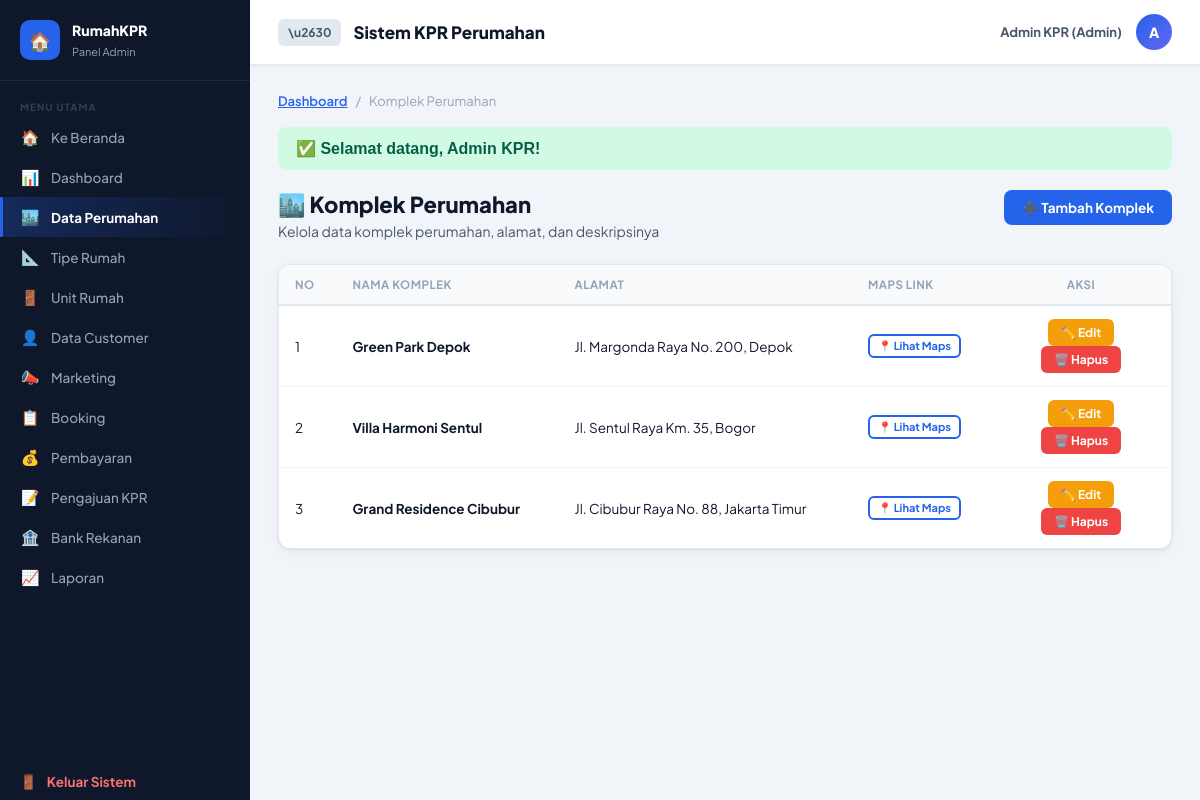
Screenshot of /admin/perumahan/index.php (signed in) with the database file from the repository.
### tables this page shows
CREATE TABLE IF NOT EXISTS `perumahan` (
  `id_perumahan` int(11) NOT NULL AUTO_INCREMENT,
  `nama_perumahan` varchar(100) DEFAULT NULL,
  `alamat` text DEFAULT NULL,
  `deskripsi` text DEFAULT NULL,
  `maps_link` text DEFAULT NULL,
  `created_at` timestamp NOT NULL DEFAULT current_timestamp(),
  PRIMARY KEY (`id_perumahan`)
);

### config/auth.php (called while the page is built, shortened)
<?php
require_once __DIR__ . '/session.php';
function role_user() {
    $uri = $_SERVER['SCRIPT_NAME'] ?? '';
    if (strpos($uri, '/admin/') !== false) {
        return $_SESSION['admin']['role'] ?? null;
    }
    return $_SESSION['customer']['role'] ?? null;
}
function nama_user() {
    $uri = $_SERVER['SCRIPT_NAME'] ?? '';
    if (strpos($uri, '/admin/') !== false) {
        return $_SESSION['admin']['nama_lengkap'] ?? 'Admin';
    }
    return $_SESSION['customer']['nama_lengkap'] ?? 'Pengguna';
}
?>

### admin/perumahan/index.php (the view, shortened to what this page needs)
<?php
require_once '../../config/koneksi.php';
require_once '../../includes/sidebar_admin.php';
$action = $_GET['action'] ?? '';
$error = '';
$perumahan = null;
$list_perumahan = $db->query("SELECT * FROM perumahan ORDER BY id_perumahan DESC")->fetchAll();
?>
<!DOCTYPE html>
<html lang="id">
<head>
    <link rel="stylesheet" href="../../assets/css/admin.css">
</head>
<body>
    <div class="admin-main">
        <header class="topbar">
            <div style="display:flex;align-items:center;gap:12px;">
                <button class="btn btn-gray btn-sm" id="sidebarToggle" style="padding:6px 10px;">\u2630</button>
                <div class="topbar-title">Sistem KPR Perumahan</div>
            </div>
            <div class="topbar-right">
                <span class="topbar-name"><?= htmlspecialchars(nama_user()) ?> (<?= ucfirst(role_user()) ?>)</span>
                <div class="topbar-avatar"><?= strtoupper(substr(nama_user(),0,1)) ?></div>
            </div>
        </header>
        <main class="content">
            <div class="breadcrumb">
                <a href="../dashboard.php">Dashboard</a> / <span>Komplek Perumahan</span>
            </div>
            <?php if ($action === 'tambah' || $action === 'edit'): ?>
                <div class="panel">
                    <div class="panel-header">
                        <h3><?= $action === 'tambah' ? '🏙️ Tambah Komplek Perumahan' : '✏️ Edit Komplek Perumahan' ?></h3>
                        <a href="index.php" class="btn btn-gray btn-sm">← Kembali</a>
                    </div>
                    <div class="panel-body">
                        <?php if ($error): ?><div class="alert alert-danger">❌ <?= htmlspecialchars($error) ?></div><?php endif; ?>
                        <form method="POST">
                            <div class="form-group">
                                <label>Nama Komplek Perumahan</label>
                                <input type="text" name="nama_perumahan" class="form-control" placeholder="Contoh: Green Park Cluster" value="<?= htmlspecialchars($_POST['nama_perumahan'] ?? $perumahan['nama_perumahan'] ?? '') ?>" required>
                            </div>
                            <div class="form-group">
                                <label>Alamat Lengkap</label>
                                <textarea name="alamat" class="form-control" placeholder="Tulis alamat komplek secara detail..." style="min-height:80px;" required><?= htmlspecialchars($_POST['alamat'] ?? $perumahan['alamat'] ?? '') ?></textarea>
                            </div>
                            <div class="form-group">
                                <label>Deskripsi Properti</label>
                                <textarea name="deskripsi" class="form-control" placeholder="Tuliskan deskripsi lengkap, keunggulan, fasilitas komplek..." style="min-height:120px;" required><?= htmlspecialchars($_POST['deskripsi'] ?? $perumahan['deskripsi'] ?? '') ?></textarea>
                            </div>
                            <div class="form-group">
                                <label>Link Google Maps (URL Share / Embed)</label>
                                <input type="url" name="maps_link" class="form-control" placeholder="https://maps.app.goo.gl/..." value="<?= htmlspecialchars($_POST['maps_link'] ?? $perumahan['maps_link'] ?? '') ?>">
                                <small class="form-hint">Kosongkan jika tidak ada link maps.</small>
                            </div>
                            <div style="margin-top:12px;">
                                <button type="submit" class="btn btn-primary">💾 Simpan Data</button>
                                <a href="index.php" class="btn btn-gray">Batal</a>
                            </div>
                        </form>
                    </div>
                </div>
            <?php else: ?>
                <div class="page-header">
                    <div class="page-header-left">
                        <h2>🏙️ Komplek Perumahan</h2>
                        <p>Kelola data komplek perumahan, alamat, dan deskripsinya</p>
                    </div>
                    <a href="index.php?action=tambah" class="btn btn-primary">➕ Tambah Komplek</a>
                </div>
                <div class="panel">
                    <div class="panel-body" style="padding:0;">
                        <div class="tbl-wrap">
                            <table>
                                <thead>
                                    <tr>
                                        <th>No</th>
                                        <th>Nama Komplek</th>
                                        <th>Alamat</th>
                                        <th>Maps Link</th>
                                        <th style="width:180px; text-align:center;">Aksi</th>
                                    </tr>
                                </thead>
                                <tbody>
                                    <?php if (empty($list_perumahan)): ?>
                                        <tr><td colspan="5" class="empty">Belum ada komplek perumahan terdaftar.</td></tr>
                                    <?php else: $no=1; foreach($list_perumahan as $p): ?>
                                        <tr>
                                            <td><?= $no++ ?></td>
                                            <td><b><?= htmlspecialchars($p['nama_perumahan']) ?></b></td>
                                            <td><?= htmlspecialchars($p['alamat']) ?></td>
                                            <td>
                                                <?php if($p['maps_link']): ?>
                                                    <a href="<?= htmlspecialchars($p['maps_link']) ?>" target="_blank" class="btn btn-outline btn-sm" style="padding: 3px 8px; font-size: 11px;">📍 Lihat Maps</a>
                                                <?php else: ?>
                                                    <span style="color:var(--muted); font-size: 12px;">Tidak ada</span>
                                                <?php endif; ?>
                                            </td>
                                            <td style="text-align:center;">
                                                <a href="index.php?action=edit&id=<?= $p['id_perumahan'] ?>" class="btn btn-warning btn-sm">✏️ Edit</a>
                                                <a href="#" data-hapus="index.php?action=hapus&id=<?= $p['id_perumahan'] ?>" data-nama="<?= htmlspecialchars($p['nama_perumahan']) ?>" class="btn btn-danger btn-sm">🗑️ Hapus</a>
                                            </td>
                                        </tr>
                                    <?php endforeach; endif; ?>
                                </tbody>
                            </table>
                        </div>
                    </div>
                </div>
            <?php endif; ?>
        </main>
    </div>
</body>
</html>

### assets/css/admin.css (style rules this page uses)
*,*::before,*::after { box-sizing:border-box;margin:0;padding:0 }
:root { --sb-bg:#0f172a;--sb-hover:#1e293b;--sb-active:#2563eb;--sb-text:#94a3b8;--sb-w:250px; --topbar:65px;--content-bg:#f1f5f9;--white:#fff;--border:#e2e8f0; --primary:#2563eb;--primary-d:#1d4ed8;--success:#10b981;--warning:#f59e0b;--danger:#ef4444;--info:#6366f1; --text:#0f172a;--sub:#475569;--muted:#94a3b8; --radius:12px;--shadow:0 1px 3px rgba(0,0,0,.08),0 4px 16px rgba(0,0,0,.04); --font:'Plus Jakarta Sans',sans-serif;--tr:.2s ease; }
body { font-family:var(--font);background:var(--content-bg);color:var(--text);display:flex;min-height:100vh; }
.admin-main { margin-left:var(--sb-w);flex:1;display:flex;flex-direction:column;min-height:100vh; }
.topbar { height:var(--topbar);background:var(--white);border-bottom:1px solid var(--border);display:flex;align-items:center;justify-content:space-between;padding:0 28px;position:sticky;top:0;z-index:100;box-shadow:0 1px 3px rgba(0,0,0,.05); }
.topbar-title { font-size:17px;font-weight:800; }
.topbar-right { display:flex;align-items:center;gap:14px; }
.topbar-avatar { width:36px;height:36px;background:linear-gradient(135deg,var(--primary),var(--info));border-radius:50%;display:flex;align-items:center;justify-content:center;color:#fff;font-weight:800;font-size:14px; }
.topbar-name { font-size:13px;font-weight:700;color:var(--sub); }
.content { padding:28px;flex:1; }
.page-header { display:flex;align-items:flex-start;justify-content:space-between;margin-bottom:24px;gap:16px;flex-wrap:wrap; }
.page-header-left h2 { font-size:22px;font-weight:800; }
.page-header-left p { color:var(--sub);font-size:14px;margin-top:4px; }
.breadcrumb { display:flex;align-items:center;gap:8px;font-size:13px;color:var(--muted);margin-bottom:18px;flex-wrap:wrap; }
.breadcrumb a { color:var(--primary);font-weight:600; }
.panel { background:var(--white);border-radius:var(--radius);box-shadow:var(--shadow);border:1px solid var(--border);overflow:hidden;margin-bottom:24px;transition:all .3s ease; }
.panel-body { padding:22px; }
.tbl-wrap { overflow-x:auto; }
table { width:100%;border-collapse:collapse;font-size:13.5px; }
thead tr { background:#f8fafc; }
th { padding:12px 16px;text-align:left;font-weight:700;color:var(--muted);font-size:11.5px;text-transform:uppercase;letter-spacing:.5px;border-bottom:2px solid var(--border);white-space:nowrap; }
td { padding:13px 16px;border-bottom:1px solid #f1f5f9;vertical-align:middle; }
tbody tr:last-child td { border-bottom:none; }
.btn { display:inline-flex;align-items:center;gap:7px;padding:9px 18px;border-radius:8px;font-family:var(--font);font-size:13.5px;font-weight:700;cursor:pointer;border:none;text-decoration:none;transition:var(--tr);white-space:nowrap; }
.btn-sm { padding:6px 13px;font-size:12px;border-radius:6px; }
.btn-primary { background:var(--primary);color:#fff; }
.btn-danger { background:var(--danger);color:#fff; }
.btn-warning { background:var(--warning);color:#fff; }
.btn-gray { background:#e2e8f0;color:var(--sub); }
.btn-outline { background:transparent;border:2px solid var(--primary);color:var(--primary); }

### rows the page displays
perumahan: nama_perumahan "Green Park Depok", alamat "Jl. Margonda Raya No. 200, Depok"
perumahan: nama_perumahan "Villa Harmoni Sentul", alamat "Jl. Sentul Raya Km. 35, Bogor"
perumahan: nama_perumahan "Grand Residence Cibubur", alamat "Jl. Cibubur Raya No. 88, Jakarta Timur"

### other values shown
$m['ico'] "🏠"
$m['label'] "Ke Beranda"
$m['ico'] "📊"
$m['label'] "Dashboard"
$m['ico'] "🏙️"
$m['label'] "Data Perumahan"
$m['ico'] "📐"
$m['label'] "Tipe Rumah"
$m['ico'] "🚪"
$m['label'] "Unit Rumah"
$m['ico'] "👤"
$m['label'] "Data Customer"
$m['ico'] "📣"
$m['label'] "Marketing"
$m['ico'] "📋"
